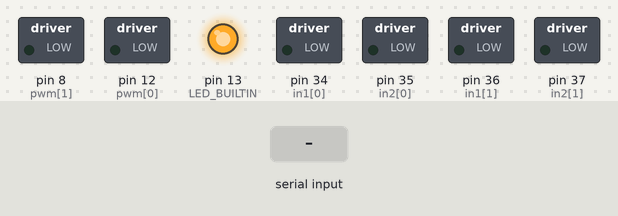
A sketch run on a simulated Arduino Mega 2560, built with avr-gcc and run on an emulated ATmega2560. Parts: switched loads named in the sketch (green lamp = pin HIGH), output pins drawn as LEDs (lit = HIGH). Inputs (shaded band) come from the test bench. What the sketch prints to the serial monitor is not drawn.

Above: at 2.0 s.
2.1 s: "1\n" received over Serial
At 2.7 s:
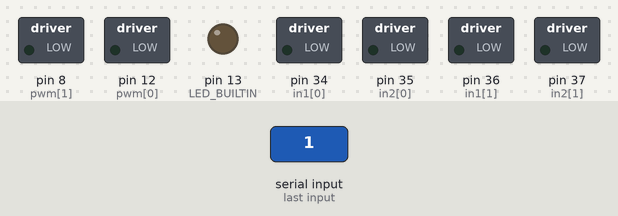
Timing chart, 0 to 11.1 s (numbered marks = the images above; inputs shaded):
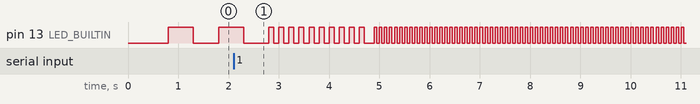

The sketch:

mainV2.ino
```cpp
#include <util/atomic.h>
//#include "MeOrion.h"
#include <MeMegaPi.h>
#include <Wire.h>

#define PI  3.141592653589793


double angleWrap(double angle);
// A class to compute the control signal
class SimplePID{
  private:
    float kp, kd, ki, umax; // Parameters
    float eprev, eintegral; // Storage

  public:
  // Constructor
  SimplePID() : kp(1), kd(0), ki(0), umax(255), eprev(0.0), eintegral(0.0){}

  // A function to set the parameters
  void setParams(float kpIn, float kdIn, float kiIn, float umaxIn){
    kp = kpIn; kd = kdIn; ki = kiIn; umax = umaxIn;
  }

// A function to compute the control signal
double evalu(int value, int target, float deltaT){
    // error
    int e = target - value;
    //Serial.print("Error:");
    //Serial.println(e );

    // derivative
    float dedt = (e-eprev)/(deltaT);

    //Serial.print("KD:");
    //Serial.println(dedt );

    // integral
    eintegral = eintegral + e*deltaT;
    eintegral = constrain(abs(eintegral),-90,91);
    //Serial.print("KI:");
    //Serial.println(eintegral );


    // control signal
    double u = kp*e + kd*dedt + ki*eintegral;

    // store previous error
    eprev = e;

    return u;
  }
};

void acknowledge(int code) {
  delay(50);
  if(code == 1) {
    Serial.println("ACK");
  }

  else {
    Serial.println("NACK");
  }
  Serial.flush();
  delay(50);
};

void blink(int times, int pause) {
  for(int i = 0; i < times; i++) {
    digitalWrite(LED_BUILTIN, HIGH);
    delay(pause);
    digitalWrite(LED_BUILTIN, LOW);
    delay(pause);
  }

}

void emptySerial() {
  while(Serial.available() > 0) {
    char _ = Serial.read();
  }
}

// How many motors
#define NMOTORS 2

// Pins
const int enca[] = {18,19};
const int encb[] = {31,38};
const int pwm[] = {12,8};
const int in1[] = {34,36};
const int in2[] = {35,37};

// Globals
long prevT = 0;
int posPrev[] = {0,0};
volatile int posi[] = {0,0};
volatile int veloci[] = {0,0};
volatile int prevTi[] = {0,0};

float vFilt[] = {0,0};
float vPrev[] = {0,0};
//{x,y}
float s0[] = {0,0};

int cont = 0;
int cont2 = 0;

float trajectoire[3][3] = {
  {3,4},
  {7,0},
  {13,0},
  };


float s_atual[] = {0,0};
float s_proximo[] = {0,0};

float s1[] = {3,4};
float s2[] = {7,0};
float s3[] = {7,0};

// PID class instances
SimplePID pid[NMOTORS];
MeGyro gyro;
SimplePID pidAngle;


//COMMUNICATION ARDUINO _ RASPBERRY
int code = -1;
int32_t x0;
int32_t x1;
int32_t y0;
int32_t y1;

uint8_t buffer[16];
int32_t data[4] = {x0, y0, x1, y1};


void setup() {
  Serial.begin(115200);
  gyro.begin();

  for(int k = 0; k < NMOTORS; k++){
    pinMode(enca[k],INPUT);
    pinMode(encb[k],INPUT);
    pinMode(pwm[k],OUTPUT);
    pinMode(in1[k],OUTPUT);
    pinMode(in2[k],OUTPUT);

    pid[k].setParams(5,0,48,191);
  }
  pinMode(LED_BUILTIN, OUTPUT);

  pidAngle.setParams(5, 0.5, 0.15, 191);

  //attachInterrupt(digitalPinToInterrupt(enca[0]),readEncoder<0>,RISING);
  //attachInterrupt(digitalPinToInterrupt(enca[1]),readEncoder<1>,RISING);

}


void loop() {
  //_________COMMUNICATION_____________________
  //___________________________________________
  //Serial.println("\nstart loop");
  //lire le code
  blink(1,500);

  if (Serial.available() == 0) {
    //Serial.println("nothing received");
    code = -1;
  } else { //+1 for terminator
    code = Serial.parseInt();
    emptySerial(); //get rid of extra input that might rest
  }

  switch (code) {
    case 0:

    case 1:
      blink(10,100);

      acknowledge(1);

      while (Serial.available() < (4 * sizeof(int32_t))) {
        //Serial.println(Serial.available());
        blink(1,50);

      }
      Serial.readBytes(buffer, 16);
      emptySerial();

      for(int i = 0; i<4; i++) {
        int firstIx = 4*i;
        data[i] = (((int32_t)buffer[firstIx+3] << 24) + ((int32_t)buffer[firstIx+2] << 16)\
                 + ((int32_t)buffer[firstIx+1] << 8) + ((int32_t)buffer[firstIx]));
      }
      x0 = data[0];
      y0 = data[1];
      x1 = data[2];
      y1 = data[3];

      //debug code for checking the integers constructed
      /*
      char * intptr = (char*)&x0;
      for(int32_t j = 0; j < sizeof(int32_t); j++) {
        //send each byte as a char seperately
        Serial.write((uint8_t*)(intptr+j), 1);
      }
      intptr = (char*)&y0;
      for(int32_t j = 0; j < sizeof(int32_t); j++) {
        //send each byte as a char seperately
        Serial.write((uint8_t*)(intptr+j), 1);
      }
      intptr = (char*)&x1;
      for(int32_t j = 0; j < sizeof(int32_t); j++) {
        //send each byte as a char seperately
        Serial.write((uint8_t*)(intptr+j), 1);
      }
      intptr = (char*)&y1;
      for(int32_t j = 0; j < sizeof(int32_t); j++) {
        //send each byte as a char seperately
        Serial.write((uint8_t*)(intptr+j), 1);
      }
      */

  }//end switch


  //Serial.println("reçu:");
  //Serial.print("x0 ="); Serial.print(x0);
  //Serial.print(" y0 ="); Serial.print(y0);
  //Serial.print(" x1 ="); Serial.print(x1);
  //Serial.print(" y1 ="); Serial.println(y1);


/*
  //___________________________________________
  gyro.update();

  if(cont <=2){
    for(int i = 0; i<2; i++){
      s_proximo[i] = trajectoire[cont][i];
    }
  }

  float delta_x = (x1 - x0);
  float delta_y = (y1 - y0);

  //float delta_x = (s_proximo[0] - s_atual[0]);
  //float delta_y = (s_proximo[1] - s_atual[1]);

  //float targetAngle = atan2(delta_y,delta_x);
  //targetAngle = (targetAngle*180)/PI;

  //Serial.read();
  //Serial.print("X:");
  //Serial.print(gyro.getAngleX() );
  //Serial.print(" Y:");
  //Serial.print(gyro.getAngleY() );
  //Serial.print(" Z:");
  //Serial.println(gyro.getAngleZ() );


  // set target position
  int target[NMOTORS];
  //target[0] = 750*sin(prevT/1e6);
  //target[1] = -750*sin(prevT/1e6);

  //int targetAngle = 180*sin(prevT/1e6);

  int targetVelo[NMOTORS] = {40,40};

  int targetAngle = 0;

  //Serial.print(" Target:");
  //Serial.println(targetAngle );

  // time difference
  long currT = micros();
  float deltaT = ((float) (currT - prevT))/( 1.0e6 );
  prevT = currT;


  float velocity1 = (pos - posPrev)/deltaT;
  posPrev = pos;
  prevT = currT;


  double pwr = pidAngle.evalu(gyro.getAngleZ(), targetAngle, deltaT);
  //Serial.print(" PWR:");
  //Serial.println(pwr );
  moteur(50 + pwr,pwm[0],in1[0],in2[0]);
  moteur(50 -pwr,pwm[1],in1[1],in2[1]);
  //Serial.println("end of loop");
*/

}


void moteur(int valeur, int pwm, int in1, int in2)
{
  if(valeur>0)
   {
    digitalWrite(in2,0);
    digitalWrite(in1,1);
   } else {
    digitalWrite(in1,0);
    digitalWrite(in2,1);
   }
  analogWrite(pwm,constrain( abs(valeur) ,35,191));
}


double angleWrap(double angle){
  while(angle > 180){
    angle -= 360;
  }
  while(angle < 180){
    angle += 360;
  }

  return angle;
}

template <int j>
void readEncoder(){
  int b = digitalRead(encb[j]);
  int increment = 0;
  if(b > 0){
    increment = 1;
    posi[j]++;
  }
  else{
    increment = -1;
    posi[j]--;
  }
  long currT = micros();
  float deltaT = ((float) (currT - prevTi[j]))/1.0e6;
  veloci[j] = increment/deltaT;
  //velocity_i = increment/deltaT;
  prevTi[j] = currT;
}
```
